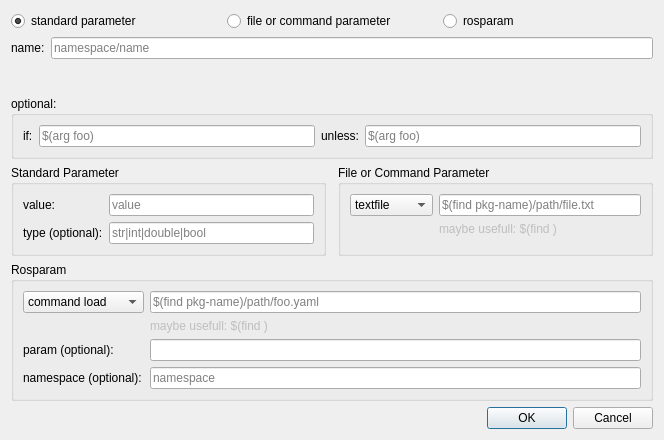
<?xml version="1.0" encoding="UTF-8"?>
<ui version="4.0">
 <class>ParameterEdit</class>
 <widget class="QDialog" name="ParameterEdit">
  <property name="geometry">
   <rect>
    <x>0</x>
    <y>0</y>
    <width>664</width>
    <height>440</height>
   </rect>
  </property>
  <property name="windowTitle">
   <string>Parameter</string>
  </property>
  <property name="windowIcon">
   <iconset>
    <normaloff>:/icons/logo.png</normaloff>:/icons/logo.png</iconset>
  </property>
  <layout class="QGridLayout" name="gridLayout_2">
   <item row="0" column="0" colspan="3">
    <layout class="QHBoxLayout" name="horizontalLayout">
     <item>
      <widget class="QRadioButton" name="radioButton_standard">
       <property name="text">
        <string>standard parameter</string>
       </property>
       <property name="checked">
        <bool>true</bool>
       </property>
      </widget>
     </item>
     <item>
      <widget class="QRadioButton" name="radioButton_file">
       <property name="text">
        <string>file or command parameter</string>
       </property>
      </widget>
     </item>
     <item>
      <widget class="QRadioButton" name="radioButton_rosparam">
       <property name="text">
        <string>rosparam</string>
       </property>
      </widget>
     </item>
    </layout>
   </item>
   <item row="1" column="0" colspan="3">
    <layout class="QFormLayout" name="formLayout">
     <item row="0" column="0">
      <widget class="QLabel" name="label">
       <property name="text">
        <string>name:</string>
       </property>
      </widget>
     </item>
     <item row="0" column="1">
      <widget class="QLineEdit" name="lineEdit_name">
       <property name="inputMask">
        <string/>
       </property>
       <property name="text">
        <string/>
       </property>
       <property name="placeholderText">
        <string>namespace/name</string>
       </property>
      </widget>
     </item>
    </layout>
   </item>
   <item row="2" column="0" colspan="3">
    <widget class="QGroupBox" name="groupBox">
     <property name="title">
      <string>optional:</string>
     </property>
     <layout class="QGridLayout" name="gridLayout">
      <item row="0" column="0">
       <widget class="QLabel" name="label_8">
        <property name="text">
         <string>if:</string>
        </property>
       </widget>
      </item>
      <item row="0" column="1">
       <widget class="QLineEdit" name="lineEdit_if">
        <property name="placeholderText">
         <string>$(arg foo)</string>
        </property>
       </widget>
      </item>
      <item row="0" column="2">
       <widget class="QLabel" name="label_9">
        <property name="text">
         <string>unless:</string>
        </property>
       </widget>
      </item>
      <item row="0" column="3">
       <widget class="QLineEdit" name="lineEdit_unless">
        <property name="placeholderText">
         <string>$(arg foo)</string>
        </property>
       </widget>
      </item>
     </layout>
    </widget>
   </item>
   <item row="3" column="0">
    <widget class="QGroupBox" name="groupBox_standard">
     <property name="title">
      <string>Standard Parameter</string>
     </property>
     <layout class="QFormLayout" name="formLayout_2">
      <property name="fieldGrowthPolicy">
       <enum>QFormLayout::ExpandingFieldsGrow</enum>
      </property>
      <item row="0" column="0">
       <widget class="QLabel" name="label_2">
        <property name="text">
         <string>value:</string>
        </property>
       </widget>
      </item>
      <item row="0" column="1">
       <widget class="QLineEdit" name="lineEdit_value">
        <property name="placeholderText">
         <string>value</string>
        </property>
       </widget>
      </item>
      <item row="2" column="0">
       <widget class="QLabel" name="label_3">
        <property name="text">
         <string>type (optional):</string>
        </property>
       </widget>
      </item>
      <item row="2" column="1">
       <widget class="QLineEdit" name="lineEdit_type">
        <property name="inputMask">
         <string/>
        </property>
        <property name="placeholderText">
         <string>str|int|double|bool</string>
        </property>
       </widget>
      </item>
     </layout>
    </widget>
   </item>
   <item row="3" column="2">
    <widget class="QGroupBox" name="groupBox_file">
     <property name="enabled">
      <bool>true</bool>
     </property>
     <property name="title">
      <string>File or Command Parameter</string>
     </property>
     <layout class="QFormLayout" name="formLayout_3">
      <property name="fieldGrowthPolicy">
       <enum>QFormLayout::AllNonFixedFieldsGrow</enum>
      </property>
      <item row="0" column="0">
       <widget class="QComboBox" name="comboBox_file">
        <item>
         <property name="text">
          <string>textfile</string>
         </property>
        </item>
        <item>
         <property name="text">
          <string>binfile</string>
         </property>
        </item>
        <item>
         <property name="text">
          <string>command</string>
         </property>
        </item>
       </widget>
      </item>
      <item row="0" column="1">
       <widget class="QLineEdit" name="lineEdit_file">
        <property name="placeholderText">
         <string>$(find pkg-name)/path/file.txt</string>
        </property>
       </widget>
      </item>
      <item row="1" column="1">
       <widget class="QLabel" name="label_4">
        <property name="enabled">
         <bool>false</bool>
        </property>
        <property name="text">
         <string>maybe usefull: $(find &lt;PACKAGENAME&gt;) </string>
        </property>
       </widget>
      </item>
     </layout>
    </widget>
   </item>
   <item row="4" column="0" colspan="3">
    <widget class="QGroupBox" name="groupBox_rosparam">
     <property name="title">
      <string>Rosparam</string>
     </property>
     <layout class="QFormLayout" name="formLayout_4">
      <item row="2" column="0">
       <widget class="QComboBox" name="comboBox_paramFile">
        <item>
         <property name="text">
          <string>command load</string>
         </property>
        </item>
        <item>
         <property name="text">
          <string>command dump</string>
         </property>
        </item>
        <item>
         <property name="text">
          <string>command delete</string>
         </property>
        </item>
       </widget>
      </item>
      <item row="2" column="1">
       <widget class="QLineEdit" name="lineEdit_paramFile">
        <property name="placeholderText">
         <string>$(find pkg-name)/path/foo.yaml</string>
        </property>
       </widget>
      </item>
      <item row="5" column="1">
       <widget class="QLineEdit" name="lineEdit_namespace">
        <property name="placeholderText">
         <string>namespace</string>
        </property>
       </widget>
      </item>
      <item row="5" column="0">
       <widget class="QLabel" name="label_7">
        <property name="text">
         <string>namespace (optional):</string>
        </property>
       </widget>
      </item>
      <item row="3" column="1">
       <widget class="QLabel" name="label_5">
        <property name="enabled">
         <bool>false</bool>
        </property>
        <property name="text">
         <string>maybe usefull: $(find &lt;PACKAGENAME&gt;) </string>
        </property>
       </widget>
      </item>
      <item row="4" column="0">
       <widget class="QLabel" name="label_6">
        <property name="text">
         <string>param (optional):</string>
        </property>
       </widget>
      </item>
      <item row="4" column="1">
       <widget class="QLineEdit" name="lineEdit_param"/>
      </item>
     </layout>
    </widget>
   </item>
   <item row="5" column="2">
    <widget class="QDialogButtonBox" name="buttonBox">
     <property name="orientation">
      <enum>Qt::Horizontal</enum>
     </property>
     <property name="standardButtons">
      <set>QDialogButtonBox::Cancel|QDialogButtonBox::Ok</set>
     </property>
    </widget>
   </item>
  </layout>
 </widget>
 <resources/>
 <connections>
  <connection>
   <sender>buttonBox</sender>
   <signal>rejected()</signal>
   <receiver>ParameterEdit</receiver>
   <slot>reject()</slot>
   <hints>
    <hint type="sourcelabel">
     <x>316</x>
     <y>260</y>
    </hint>
    <hint type="destinationlabel">
     <x>286</x>
     <y>274</y>
    </hint>
   </hints>
  </connection>
  <connection>
   <sender>buttonBox</sender>
   <signal>accepted()</signal>
   <receiver>ParameterEdit</receiver>
   <slot>accept()</slot>
   <hints>
    <hint type="sourcelabel">
     <x>248</x>
     <y>254</y>
    </hint>
    <hint type="destinationlabel">
     <x>157</x>
     <y>274</y>
    </hint>
   </hints>
  </connection>
 </connections>
</ui>
